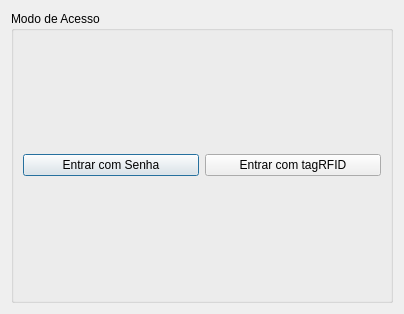
<?xml version="1.0" encoding="UTF-8"?>
<ui version="4.0">
 <class>ControleAcessoFechadura</class>
 <widget class="QDialog" name="ControleAcessoFechadura">
  <property name="geometry">
   <rect>
    <x>0</x>
    <y>0</y>
    <width>404</width>
    <height>314</height>
   </rect>
  </property>
  <property name="windowTitle">
   <string>Dialog</string>
  </property>
  <layout class="QHBoxLayout" name="horizontalLayout">
   <item>
    <widget class="QGroupBox" name="groupBox">
     <property name="title">
      <string>Modo de Acesso</string>
     </property>
     <layout class="QHBoxLayout" name="horizontalLayout_2">
      <item>
       <widget class="QPushButton" name="btnSenha">
        <property name="text">
         <string>Entrar com Senha</string>
        </property>
       </widget>
      </item>
      <item>
       <widget class="QPushButton" name="btnTagRfid">
        <property name="text">
         <string>Entrar com tagRFID</string>
        </property>
       </widget>
      </item>
     </layout>
    </widget>
   </item>
  </layout>
 </widget>
 <resources/>
 <connections/>
</ui>
